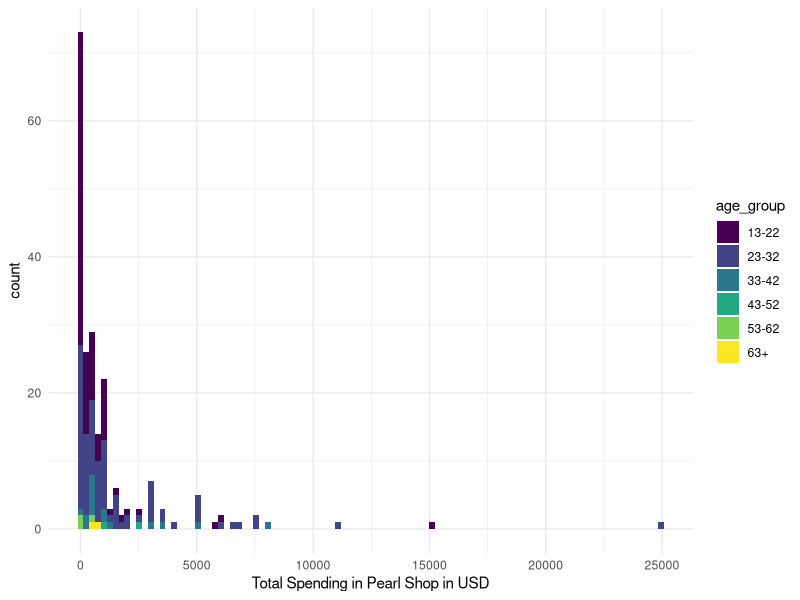
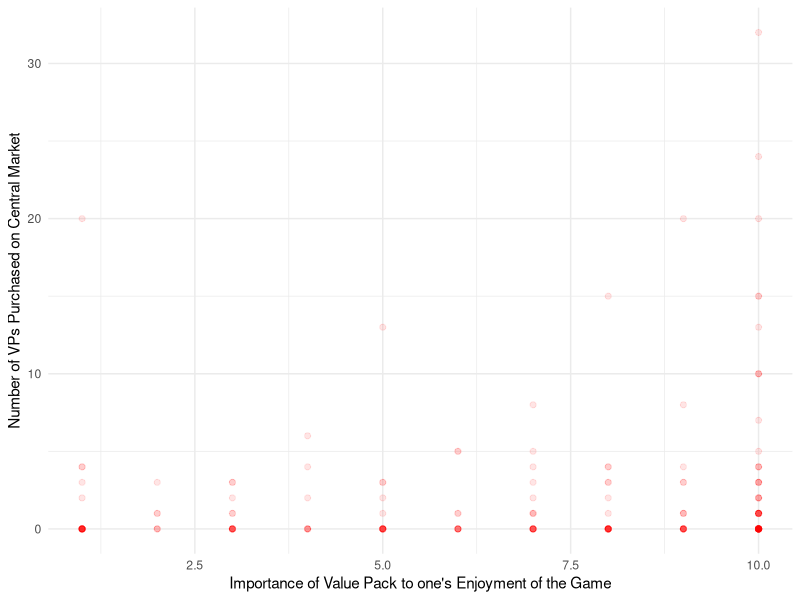
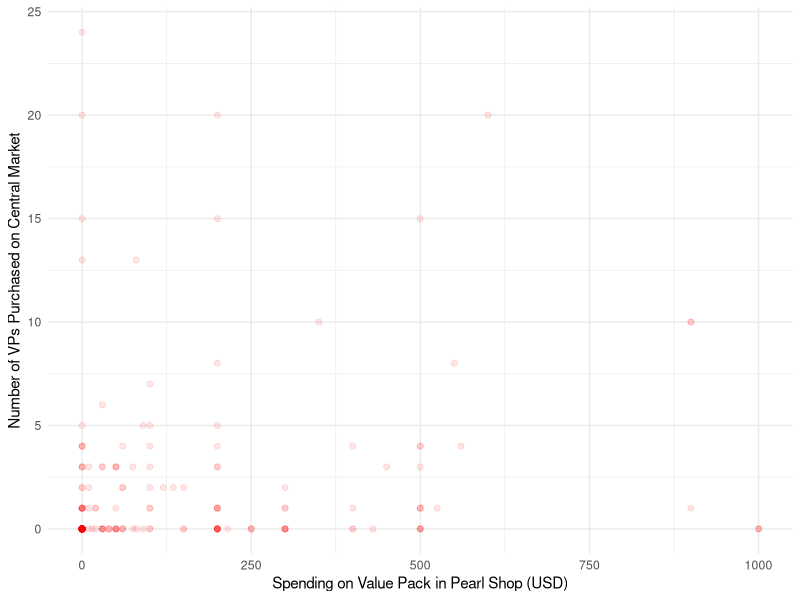
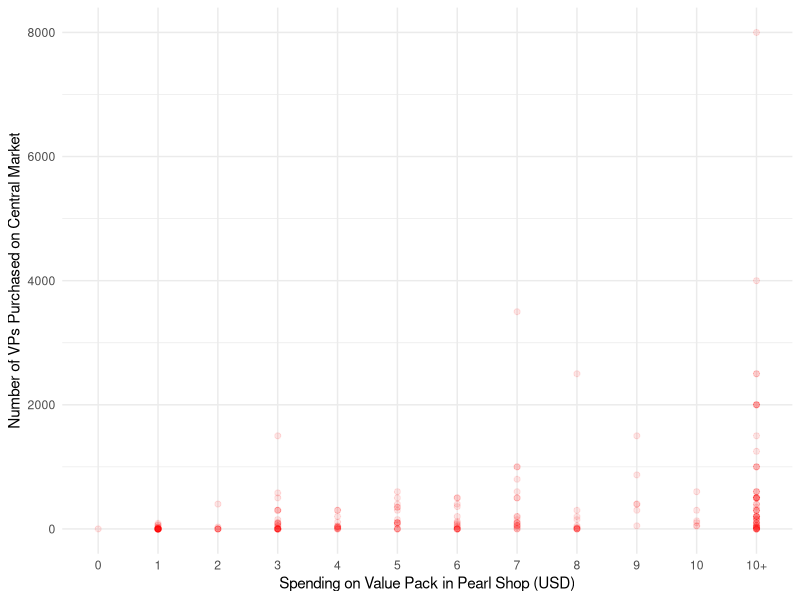

Recreate these plots in R, in order.
## ---- chunk 1
# Load required packages and read in the data
knitr::opts_chunk$set(echo = TRUE)

library(tidyverse)
library(knitr) # for kable()
library(ggplot2) # for graphs

# Variables of class factor must be mutated as such again
cleaned_data <-
  read_csv(here::here("outputs/data/cleaned_data.csv")) |>
  mutate(age_group = as.ordered(age_group)) |>
  mutate(gender = as.factor(gender)) |>
  mutate(character_total = as.ordered(character_total)) |>
  mutate(character_female = as.ordered(character_female)) |>
  mutate(gender_main = as.factor(gender_main)) |>
  mutate(package_free = as.factor(package_free))

# Organize the factor levels of character_female and character_total
cleaned_data <- cleaned_data |>
  mutate(character_female = ordered(character_female,
                                    levels = c("0","1","2","3","4","5","6",
                                               "7","8","9","10","10+"))) |>
  mutate(character_total = ordered(character_total,
                                    levels = c("0","1","2","3","4","5","6",
                                               "7","8","9","10","10+")))
## ---- chunk 2
# Create summary dataset
# Due to insufficient response counts,
#   remove the "other" gender group for this summary table
summary_tbl <- cleaned_data[-c(47,70,85,103,135),] |>
  group_by(age_group, gender) |>
  summarise(ps_mean = mean(ps_total),
            packages_mean = mean(packages_usd),
            playtime_mean = mean(playtime_total))

# Use kable to create the table
summary_tbl |>
  kable(
    caption = "Summary of Average Playtime and Spending in Upfront and Cash Shop
      Categories in Black Desert Online",
    col.names = c("Age Group",
                  "Gender",
                  "Avg PS Spending (USD)",
                  "Avg Package Spending (USD)",
                  "Avg Playtime (hrs)"),
    digits = 1,
    booktabs = TRUE,
    linesep = ""
  )

## ---- chunk 3

## ---- chunk 4
# Create a histogram of spending in pearl shop
cleaned_data |>
  ggplot(aes(x = ps_total, fill = age_group)) +
  geom_histogram(bins = 100) +
  theme_minimal() +
  labs(x = 'Total Spending in Pearl Shop in USD')
## ---- chunk 5
# Create a graph that showcases the importance of VP vs. number of VP bought
#   from the central market
# Row 6, 24 and 112 seem to be outliers; no discernible reason for someone to purchase
#   enough VPs for more than number of days the game has been released for.
#   Possible input error from the respondent. Regardless, removed for a
#   visually clearer graph
cleaned_data[-c(6,24,112),] |>
  ggplot(aes(x = importance_vp, y = cm_vp_count)) +
  geom_point(size = 1.75, alpha = 0.1, color="red") +
  theme_minimal() +
  labs(x = "Importance of Value Pack to one's Enjoyment of the Game",
       y = "Number of VPs Purchased on Central Market")

## ---- chunk 6
# Row 60 is potential outlier; may have purchased lots of VPs in order to sell
#   them on the central market for silver
cleaned_data[-c(6,24,60,112),] |>
  ggplot(aes(x = ps_vp_usd, y = cm_vp_count)) +
  geom_point(size = 1.75, alpha = 0.1, color="red") +
  theme_minimal() +
  labs(x = "Spending on Value Pack in Pearl Shop (USD)",
       y = "Number of VPs Purchased on Central Market")
## ---- chunk 7
# Create a scatterplot on number of female characters versus total spending
cleaned_data |>
  ggplot(aes(x = character_female, y = ps_cosmetic_usd)) +
  geom_point(size = 1.75, alpha = 0.1, color="red") +
  theme_minimal() +
  labs(x = "Spending on Value Pack in Pearl Shop (USD)",
       y = "Number of VPs Purchased on Central Market")
